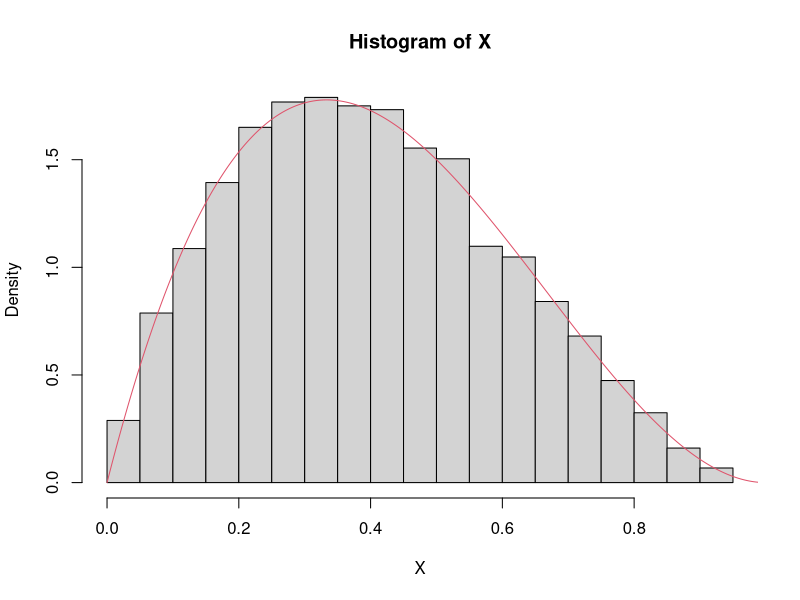
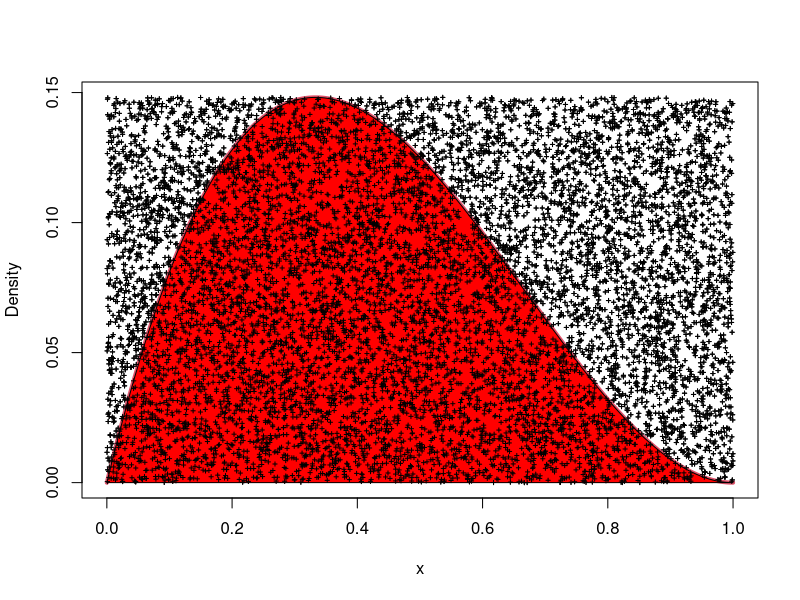
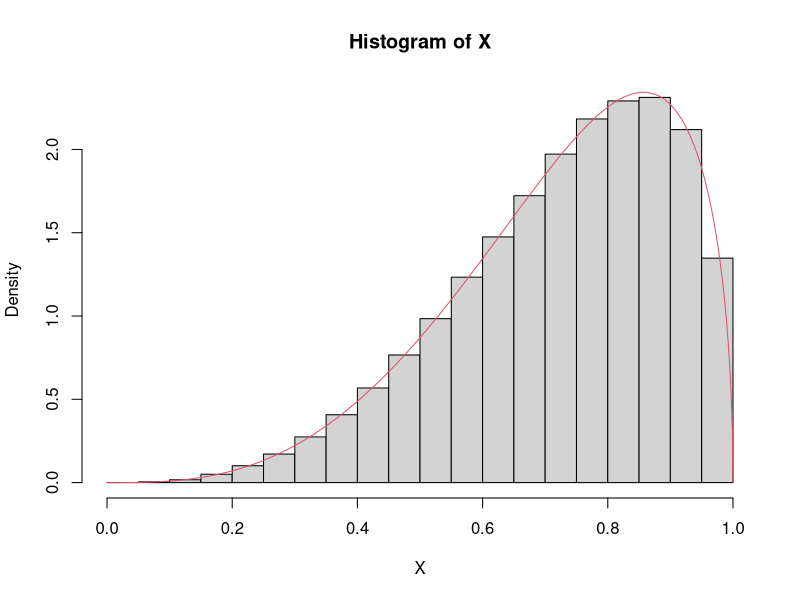
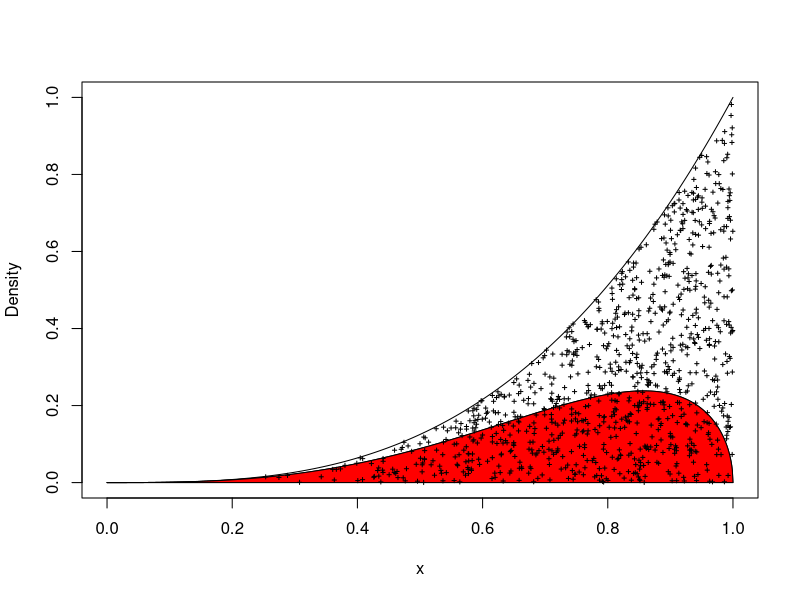

Source code (R) for these figures, in order:

###################################################
#
# First rejection
# Sample from Beta(alpha, beta)
#
###################################################


alpha <-2
beta <- 3
(M <- (alpha-1)^(alpha-1)*(beta-1)^(beta-1)/(alpha+beta-2)^(alpha+beta-2))
#M<-1 # note the bound M doesn't need to be tight - it is just inefficient otherwise

n <- 10^4

Y<- runif(n) # U[0,1]
U <- runif(n)*M # U[0,M]

keep <- U< Y^(alpha-1)*(1-Y)^(beta-1)
X = Y[keep]

# Check this against the density
hist(X, probability = T)
x<-seq(0,1, 0.001)
y<-dbeta(x, alpha, beta)
lines(x,y, col=2)


plot(Y, U, xlab="x", ylab="Density", pch=3,cex=0.4)
lines(x,y*beta(alpha, beta), col=2, lwd=4)

polygon(c(x,rev(x)),c(rep(0,length(x)),rev(y))*beta(alpha, beta),col="red")

points(Y, U, pch=3,cex=0.4)

# note the bound on this box doesn't need to be tight

############################################
##
## Rejection sampling: Beta distribution 2 
##
############################################

n=10^6


alpha<-4
beta<-1.5

#Implement rejection sampling
Z<-runif(n=n, min=0, max=1)
Y<-Z^(1/alpha)

U <- runif(n=n)
keep <- (U <= (1-Y)^(beta-1))
X <- Y[keep]

# Check this against the pdf
hist(X, probability = T)
x<-seq(0,1, 0.001)
y<-dbeta(x, alpha, beta)
lines(x,y, col=2)



# show what is happening with a picture
y<-x^(alpha-1)*(1-x)^(beta-1)

g<-alpha*x^(alpha-1)/alpha

g.f<-function(x){
  alpha*x^(alpha-1)
}

plot(x,g, type="l", xlab="x", ylab="Density")
lines(x,y)
polygon(c(x,rev(x)),c(rep(0,length(x)),rev(y)),col="red")


Z<-runif(n=10^3, min=0, max=1)
Y<-Z^(1/alpha)
U1<-sapply(Y, function(x) runif(n=1, min=0, max=1/alpha*g.f(x)))
points(Y, U1,pch=3,cex=0.4)

